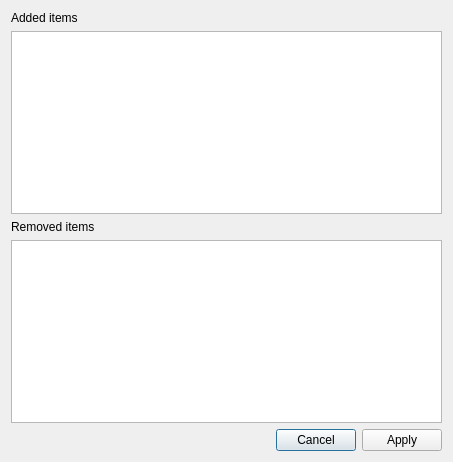
<?xml version="1.0" encoding="UTF-8"?>
<ui version="4.0" connectslotsbyname="false">
 <class>dialog</class>
 <widget class="QDialog" name="dialog">
  <property name="geometry">
   <rect>
    <x>0</x>
    <y>0</y>
    <width>453</width>
    <height>462</height>
   </rect>
  </property>
  <property name="windowTitle">
   <string>Integrity checking</string>
  </property>
  <layout class="QGridLayout" name="gridLayout">
   <item row="3" column="0" colspan="3">
    <widget class="QListWidget" name="removed_items"/>
   </item>
   <item row="4" column="0" colspan="3">
    <widget class="QDialogButtonBox" name="button_box">
     <property name="standardButtons">
      <set>QDialogButtonBox::StandardButton::Apply|QDialogButtonBox::StandardButton::Cancel</set>
     </property>
    </widget>
   </item>
   <item row="1" column="0" colspan="3">
    <widget class="QListWidget" name="added_items"/>
   </item>
   <item row="0" column="0" colspan="3">
    <widget class="QLabel" name="label_added_items">
     <property name="text">
      <string>Added items</string>
     </property>
    </widget>
   </item>
   <item row="2" column="0" colspan="3">
    <widget class="QLabel" name="label_removed_items">
     <property name="text">
      <string>Removed items</string>
     </property>
    </widget>
   </item>
  </layout>
 </widget>
 <resources/>
 <connections>
  <connection>
   <sender>button_box</sender>
   <signal>rejected()</signal>
   <receiver>dialog</receiver>
   <slot>reject()</slot>
   <hints>
    <hint type="sourcelabel">
     <x>226</x>
     <y>440</y>
    </hint>
    <hint type="destinationlabel">
     <x>226</x>
     <y>230</y>
    </hint>
   </hints>
  </connection>
 </connections>
</ui>
